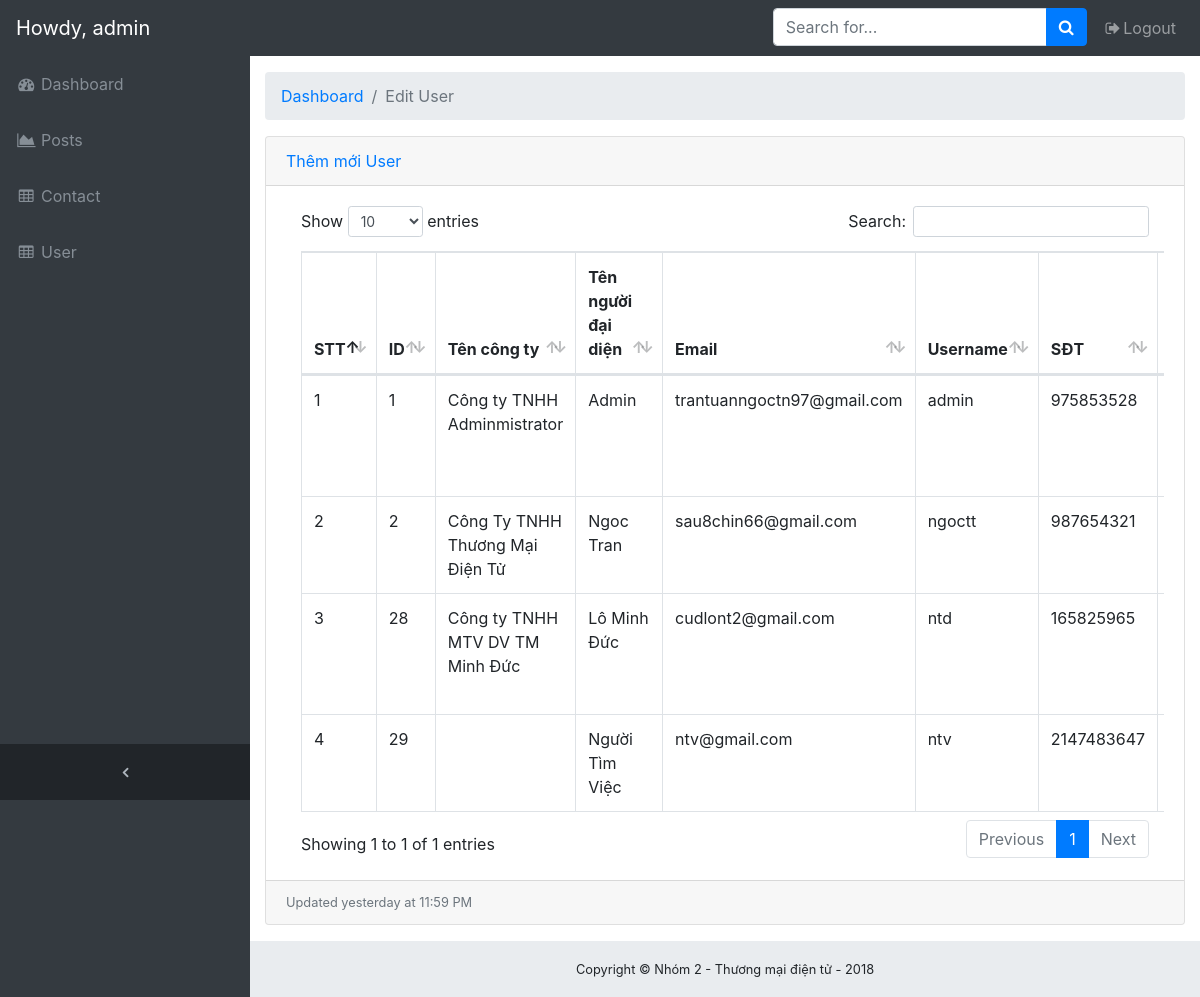
The page /admin/users.php (signed in) on the database its author committed.
### tables this page shows
CREATE TABLE `users` (
  `id` int(11) NOT NULL,
  `namecompany` varchar(255) DEFAULT NULL,
  `representative` varchar(255) DEFAULT NULL,
  `email` varchar(255) DEFAULT NULL,
  `username` varchar(40) NOT NULL,
  `password` varchar(200) NOT NULL,
  `phone` int(11) DEFAULT NULL,
  `address` varchar(255) DEFAULT NULL,
  `skill` text,
  `type_user` int(11) DEFAULT NULL COMMENT '1-admin; 2-công ty; 3-người lđ',
  `created_at` timestamp NOT NULL DEFAULT CURRENT_TIMESTAMP ON UPDATE CURRENT_TIMESTAMP,
  `updated_at` timestamp NOT NULL DEFAULT '0000-00-00 00:00:00',
  `status` int(11) NOT NULL COMMENT '1 - Còn tồn tại; 2 - Đã xuất'
);

### admin/app/func/users.php (called while the page is built, shortened)
<?php
function getAllUsers(){
    global $conn;
    $users = array();
    $sql = "SELECT * FROM users";
    $result = mysqli_query($conn, $sql);
    if (mysqli_num_rows($result) > 0){
        while($row = mysqli_fetch_assoc($result)){
            $users[] = $row;
        }
    }
    return $users;
}
?>

### admin/views/_user_index.php (the view, shortened to what this page needs)
<div class="content-wrapper">
    <div class="container-fluid">
      <ol class="breadcrumb">
        <li class="breadcrumb-item">
          <a href="#">Dashboard</a>
        </li>
        <li class="breadcrumb-item active">Edit User</li>
      </ol>
      <div class="card mb-3">
        <div class="card-header">
          <a href="http://localhost:8080/TMDT_CungUngNguonLD/admin/users.php?act=add">Thêm mới User</a>
          </div>
        <div class="card-body">
          <div class="table-responsive">
            <table class="table table-bordered" id="dataTable" width="100%" cellspacing="0">
              <thead>
                <tr>
                  <th>STT</th>
                  <th>ID</th>
                  <th>Tên công ty</th>
                  <th>Tên người đại diện</th>
                  <th>Email</th>
                  <th>Username</th>
                  <th>SĐT</th>
                  <th>Địa chỉ</th>
                </tr>
              </thead>
              <?php foreach($u as $key => $user){ ?>
               <tbody>
                 <tr>
                    <td><?php echo $key+1; ?></td>
                    <td><?php echo $user['id']; ?></td>
                   <td><?php echo $user['namecompany']; ?></td>
                   <td><?php echo $user['representative']; ?></td>
                   <td><?php echo $user['email']; ?></td>
                   <td><?php echo $user['username']; ?></td>
                   <td><?php echo $user['phone']; ?></td>
                   <td><?php echo $user['address']; ?></td>
                 </tr>
               </tbody>
               <?php
               }
               ?>
            </table>
          </div>
        </div>
        <div class="card-footer small text-muted">Updated yesterday at 11:59 PM</div>
      </div>
    </div>

### admin/public/css/sb-admin.css (style rules this page uses)
html { position: relative; min-height: 100%; }
body { overflow-x: hidden; }
body.sticky-footer { margin-bottom: 56px; }
body.sticky-footer .content-wrapper { min-height: calc(100vh - 56px - 56px); }
body.fixed-nav { padding-top: 56px; }
.content-wrapper { min-height: calc(100vh - 56px); padding-top: 1rem; }
.content-wrapper { overflow-x: hidden; background: white; }
@media (min-width: 992px) { .content-wrapper { margin-left: 250px; } }

### rows shown on the page
users: id "1", namecompany "Công ty TNHH Adminmistrator", representative "Admin", email "trantuanngoctn97@gmail.com", username "admin", phone "975853528"
users: id "2", namecompany "Công Ty TNHH Thương Mại Điện Tử", representative "Ngoc Tran", email "sau8chin66@gmail.com", username "ngoctt", phone "987654321"
users: id "28", namecompany "Công ty TNHH MTV DV TM Minh Đức", representative "Lô Minh Đức", email "cudlont2@gmail.com", username "ntd", phone "165825965"
users: id "29", representative "Người Tìm Việc", email "ntv@gmail.com", username "ntv", phone "2147483647"

### other values the page prints
$_SESSION['username'] "admin"
